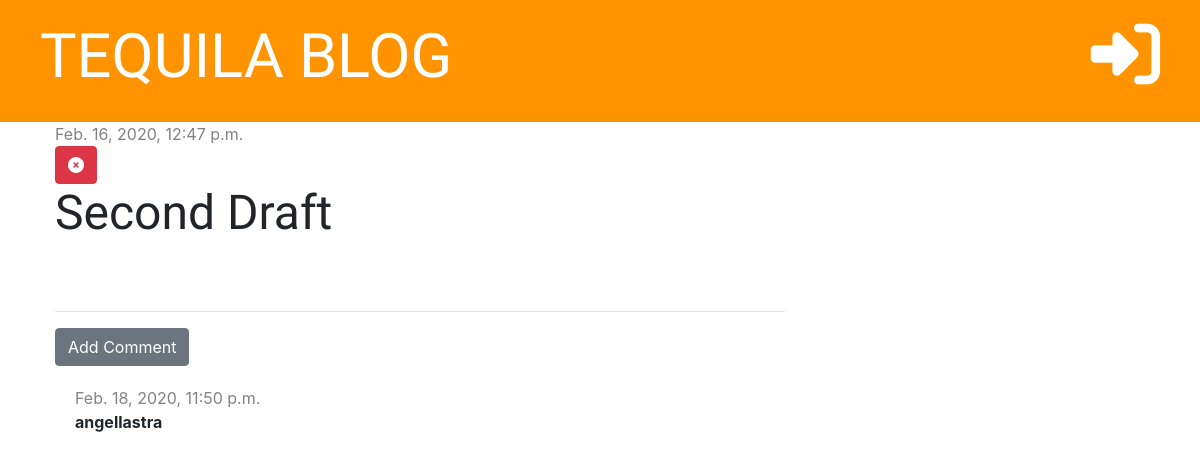
Page /post/7 on the committed database.
### blog/models.py (models this page shows, shortened)
class Post(models.Model):
    author = models.ForeignKey('auth.User', on_delete=models.CASCADE)
    title = models.CharField(max_length=200)
    text = models.TextField()
    created_date = models.DateTimeField(default=timezone.now)
    published_date = models.DateTimeField(blank=True, null=True)

class Comment(models.Model):
    post = models.ForeignKey('blog.Post', on_delete=models.CASCADE, related_name='comments')
    author = models.CharField(max_length=200)
    text = models.TextField()
    created_date = models.DateTimeField(default=timezone.now)
    approved = models.BooleanField(default = False) #for approving add_comment_to_post

### blog/views.py (the view)
# urls.py: path('post/<int:pk>', views.post_detail, name='post_detail'),
def post_detail(request, pk):
    post = get_object_or_404(Post, pk=pk) #this will get the object from Post and if doesn't exist will throw a 404
    stuff_for_frontend = {'post':post}
    return render(request, 'blog/post_detail.html', stuff_for_frontend)

### blog/templatetags/markdownify.py (called while the page is built)
@register.filter
def markdown(value):
    renderer = HighlightRenderer()
    markdown = mistune.Markdown(renderer=renderer)
    return markdown(value)

### blog/templates/blog/post_detail.html (shortened to what this page needs)
{% extends 'blog/base.html' %}
{% load markdownify %}
{% block content %}
    <div class="post">
          {% if post.published_date %}
              <div class="date">
                    {{ post.published_date }}
              </div>
          {% else %}
              <a href="{% url 'post_publish' pk=post.pk %}" class="btn btn-primary">Publish</a>
          {% endif %}
          <a href="{% url 'post_delete' pk=post.pk %}" class="btn btn-danger"
          onclick="return confirm('Are you sure you want to delete this post?')"><i class="fas fa-times-circle"></i></a>
          <h1>{{ post.title }}</h1>
    </div>
    <hr>
    <a href="{% url 'add_comment_to_post' pk=post.pk %}" class="btn btn-secondary">Add Comment</a>
      {% for comment in post.comments.all %}
          {% if user.is_authenticated or comment.approved %}
              <div class="comment">
                    <div class="date">
                          {{ comment.created_date }}
                    </div>
                    <strong>{{ comment.author }}</strong>
              </div>
          {% endif %}
      {% empty %}
          <p>No comments yet ....</p>
      {% endfor %}
{% endblock %}

### blog/static/css/blog.css (style rules this page uses)
h1, h2, h3, h4 { font-family: 'Tangerine', 'Inconsolata', 'Droid Sans', serif; font-size: 48px; }
.date { color: #828282; }
.post { margin-bottom: 70px; }
.comment { margin: 20px 20px 20px 20px; }

### rows in the picture
Post: published_date "Feb. 16, 2020, 12:47 p.m.", title "Second Draft"
Comment: created_date "Feb. 18, 2020, 11:50 p.m.", author "angellastra"
